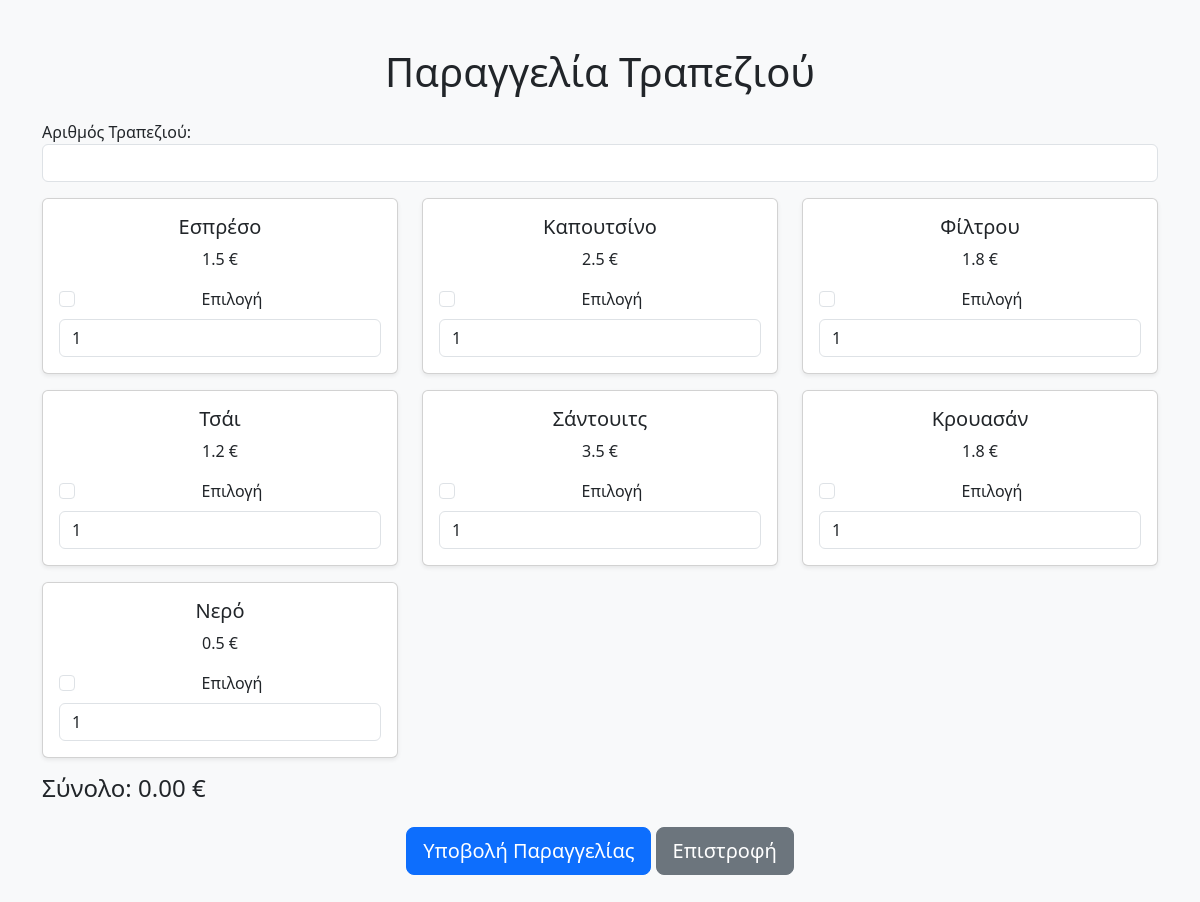
Screenshot of /order/table with the database file from the repository.
### tables this page shows
CREATE TABLE products (
    id INTEGER PRIMARY KEY AUTOINCREMENT,
    name TEXT NOT NULL,
    price REAL NOT NULL
);

### app.py (the view, shortened to what this page needs)
@app.route('/order/table', methods=['GET', 'POST'])
def order_table():
    conn = get_db_connection()
    products = conn.execute("SELECT * FROM products").fetchall()
    conn.close()
    return render_template('order_table.html', products=products)

### app.py (called while the page is built)
def get_db_connection():
    conn = sqlite3.connect(DB)
    conn.row_factory = sqlite3.Row  # για πρόσβαση με ονόματα πεδίων
    return conn

### templates/order_table.html (shortened to what this page needs)
<!DOCTYPE html>
<html>
<head>
    <link href="https://cdn.jsdelivr.net/npm/bootstrap@5.3.2/dist/css/bootstrap.min.css" rel="stylesheet">
</head>
<body class="bg-light">
<div class="container py-5">
    <h1 class="mb-4 text-center">Παραγγελία Τραπεζιού</h1>
    <form method="POST">
        <div class="mb-3">
            <label>Αριθμός Τραπεζιού:</label>
            <input type="number" name="table_number" class="form-control" required>
        </div>
        <div class="row">
            {% for p in products %}
            <div class="col-md-4">
                <div class="card mb-3 shadow-sm text-center">
                    <div class="card-body">
                        <h5 class="card-title">{{p.name}}</h5>
                        <p class="card-text">{{p.price}} €</p>
                        <div class="form-check">
                            <input class="form-check-input" type="checkbox" name="item" value="{{p.id}}" id="prod{{p.id}}">
                            <label class="form-check-label" for="prod{{p.id}}">Επιλογή</label>
                        </div>
                        <input type="number" name="qty" value="1" min="1" class="form-control mt-2">
                    </div>
                </div>
            </div>
            {% endfor %}
        </div>
        <h4>Σύνολο: <span id="total">0.00</span> €</h4>
        <div class="text-center mt-4">
            <button type="submit" class="btn btn-primary btn-lg">Υποβολή Παραγγελίας</button>
            <a href="/" class="btn btn-secondary btn-lg">Επιστροφή</a>
        </div>
    </form>
</div>
</body>
</html>

### rows the page displays
products: name "Εσπρέσο", price "1.5"
products: name "Καπουτσίνο", price "2.5"
products: name "Φίλτρου", price "1.8"
products: name "Τσάι", price "1.2"
products: name "Σάντουιτς", price "3.5"
products: name "Κρουασάν", price "1.8"
products: name "Νερό", price "0.5"
